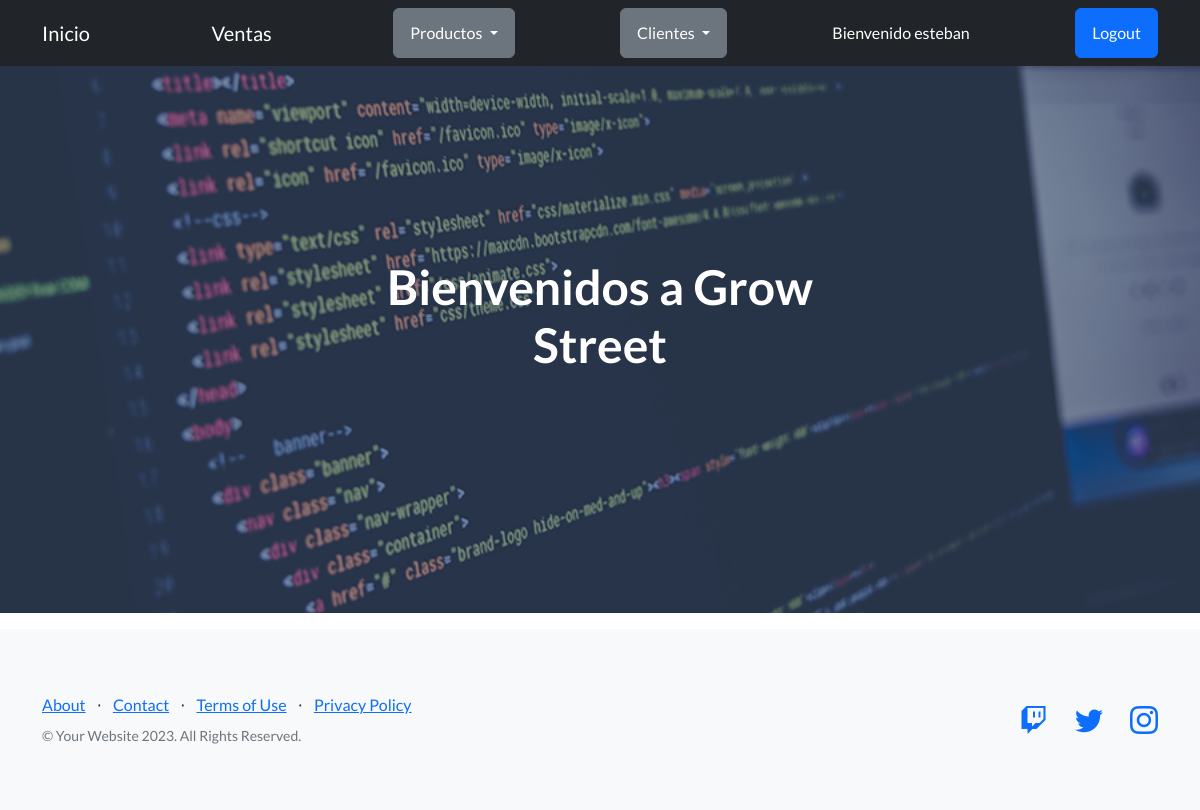
Page /distribuidora/list-cliente/ (signed in) on the earlier database version.
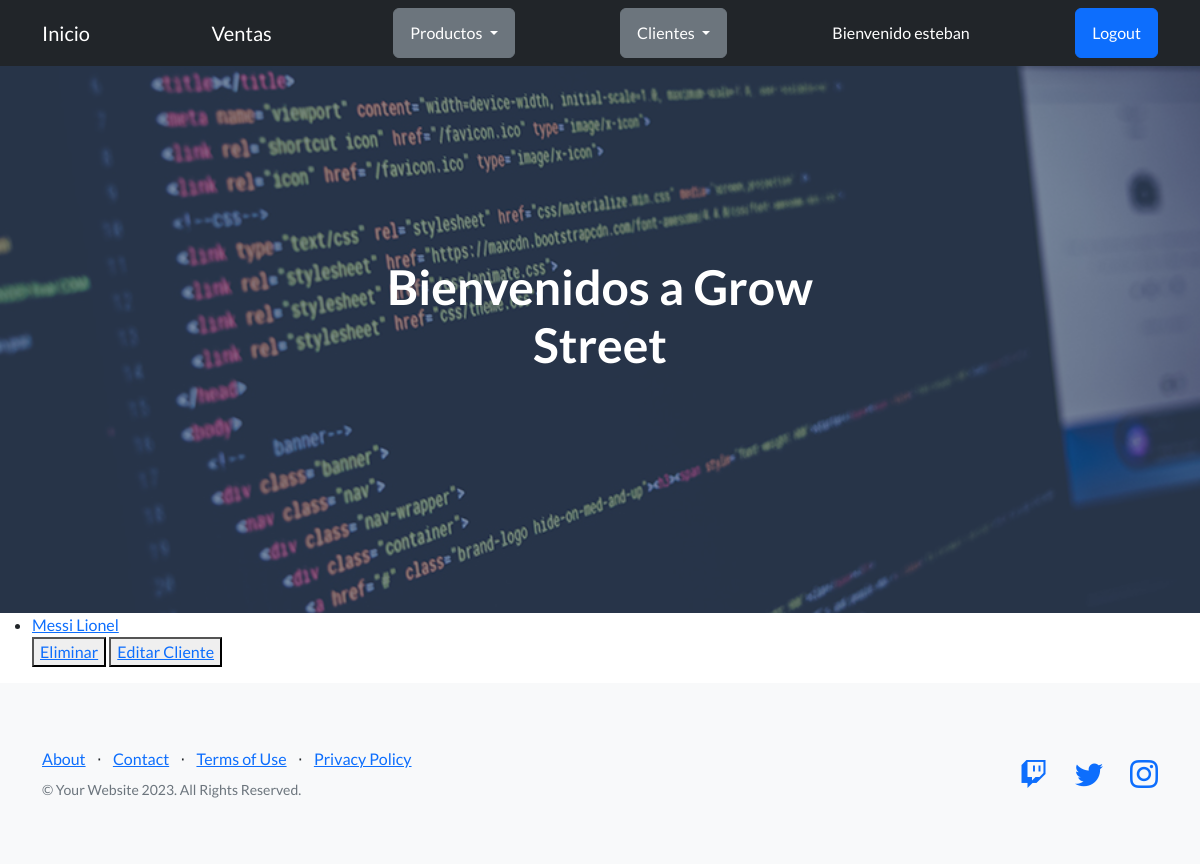
Same page on the later database version.
### Distribuidora/models.py (models this page shows)
class Cliente(models.Model):
    nombre = models.CharField(max_length=50)
    apellido = models.CharField(max_length=30)
    email = models.EmailField()
    def __str__(self):
        return f'{self.apellido} {self.nombre}'

### Distribuidora/views.py (the view)
# urls.py: path('list-cliente/', ClienteList.as_view(), name="ListaCliente"),
class ClienteList(LoginRequiredMixin, ListView):
    model = Cliente
    template_name = "clientelist.html"
    context_object_name = "clientes"

### Distribuidora/context_processors.py (called while the page is built)
def user_avatar(request):
    user = request.user
    avatar = None  # Valor predeterminado si el usuario no tiene un avatar
    if user.is_authenticated:
        avatar = Avatar.objects.filter(user=user).first()
    return {
        'user_avatar': avatar
    }

### Distribuidora/templates/clientelist.html (shortened to what this page needs)
{% extends 'inicio.html' %}
{% block HerenciaDeContenido %}
<ul>
    {% for cliente in clientes %}
        <li>
            <a href="{% url 'DetalleClientes' cliente.id %}">{{cliente}}</a>
        </li>
        <div>
            <button>
                <a href="{% url 'EliminaCliente' cliente.id %}">Eliminar</a>
            </button>
            <button>
                <a href="{% url 'ActualizaCliente' cliente.id %}">Editar Cliente</a>
            </button>
        </div>
    {% endfor %}
</ul>
{% endblock HerenciaDeContenido %}

Differences in the rows shown:
added Cliente: apellido+nombre "Messi Lionel"
